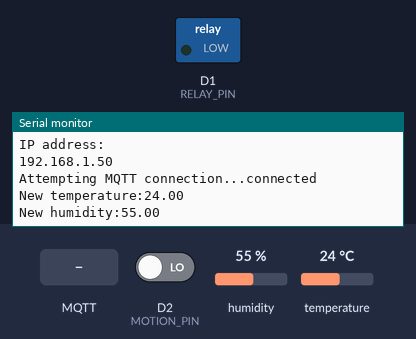
A sketch run on a simulated ESP8266 (NodeMCU). Shown: switched loads named in the sketch (green lamp = pin HIGH), the last lines printed to the serial monitor. The test bench sets the inputs (shaded band); at power-on: D2 (MOTION_PIN) LOW, humidity 55 %, temperature 24 °C. WiFi joins after 1.5 s; servers stay silent unless stated; no MQTT or app messages arrive unless stated.

Above: at 2.7 s.
2.8 s: D2 (MOTION_PIN) driven HIGH
At 4.6 s:
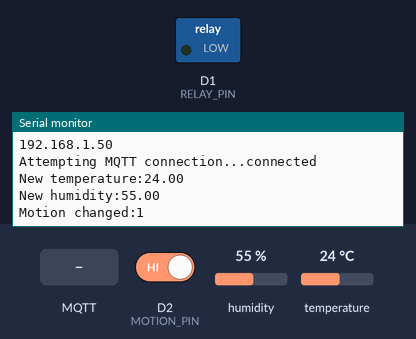
5.5 s: MQTT message "1" arrives on the first subscribed topic
At 6.7 s:
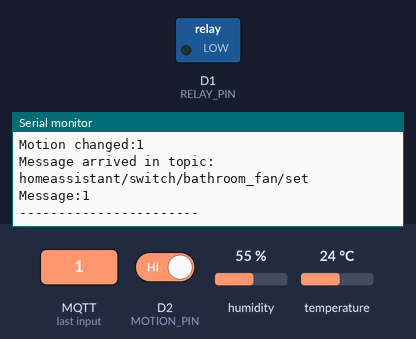
7.0 s: MQTT message "on" arrives on the first subscribed topic
At 8.0 s:
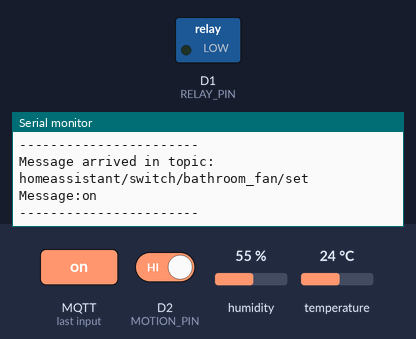
8.5 s: MQTT message "off" arrives on the first subscribed topic
At 9.2 s:
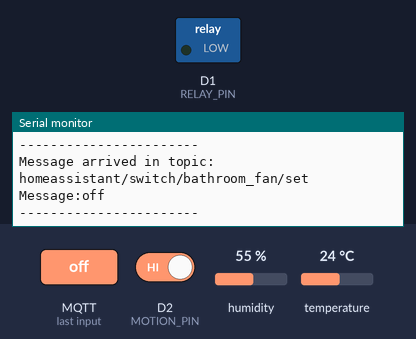

The sketch:

hass.bathroomfan.ino
```cpp
// Get ESP8266 going with Arduino IDE
// - https://github.com/esp8266/Arduino#installing-with-boards-manager
// Required libraries (sketch -> include library -> manage libraries)
// - PubSubClient by Nick ‘O Leary
// - DHT sensor library by Adafruit

#include <stdio.h>
#include <ESP8266WiFi.h>
#include <PubSubClient.h>
#include <DHT.h>

#define wifi_ssid "<WIFI_SSID>"
#define wifi_password "<WIFI_PASSWORD>"

#define mqtt_server "<MQTT_SERVER>"
#define mqtt_user "<MQTT_USERNAME>"
#define mqtt_password "<MQTT_PASSWORD>"
#define mqtt_clientid "<MQTT_CLIENTID>"

#define topic_state "homeassistant/sensor/bathroom/state"
#define topic_set "homeassistant/switch/bathroom_fan/set"
#define topic_temp_config "homeassistant/sensor/bathroomT/config"
#define topic_hum_config "homeassistant/sensor/bathroomH/config"
#define temp_config "{\"name\":\"Temperature\",\"state_topic\":\"homeassistant/sensor/bathroom/state\",\"unit_of_measurement\":\"°C\",\"value_template\":\"{{value_json.temperature}}\"}"
#define hum_config "{\"name\":\"Humidity\",\"state_topic\":\"homeassistant/sensor/bathroom/state\",\"unit_of_measurement\":\"%\",\"value_template\":\"{{value_json.humidity}}\"}"

#define DHT_TYPE DHT22
#define DHT_PIN D3
#define DHT_DEBUG

#define RELAY_PIN D1

#define MOTION_PIN D2

WiFiClient espClient;
PubSubClient client(espClient);
DHT dht(DHT_PIN, DHT_TYPE, 11); // 11 works fine for ESP8266

long lastMsg = 0;
float temp = 0.0;
float temp_diff = 0.1;
float hum = 0.0;
float hum_diff = 1.0;
int motion = 0;
bool reconnecting = false;

void setup()
{
  Serial.begin(115200);
  pinMode(RELAY_PIN, INPUT);
  setup_relay();
  setup_wifi();
  client.setServer(mqtt_server, 1883);
  client.setCallback(mqtt_callback);
  dht.begin();// initialize temperature sensor
}

void loop()
{
  if (!client.connected()) {
    if (reconnecting == true) {
      return;
    }

    reconnecting = true;
    reconnect();
  }
  client.loop();

  long now = millis();
  if (now - lastMsg > 2000)
  {
    lastMsg = now;

    float newTemp = dht.readTemperature();
    float newHum = dht.readHumidity();
    int newMotion = digitalRead(MOTION_PIN);
    bool changed = false;

    if (checkBound(newTemp, temp, temp_diff))
    {
      temp = newTemp;
      changed = true;
      Serial.print("New temperature:");
      Serial.println(String(temp).c_str());
    }

    if (checkBound(newHum, hum, hum_diff))
    {
      hum = newHum;
      changed = true;
      Serial.print("New humidity:");
      Serial.println(String(hum).c_str());
    }

    if (motion != newMotion) {
      motion = newMotion;
      changed = true;
      Serial.print("Motion changed:");
      Serial.println(String(motion).c_str());
    }

    if (changed == true)
    {
      String m;
      if (motion == 1) {
        m = "ON";
      } else {
        m = "OFF";
      }

      String payload = "{ \"temperature\": " + String(temp) + ",\"humidity\": " + String(hum) + ",\"motion\": \"" + m + "\"}";
      client.publish(topic_state, payload.c_str());
    }
  }
}

void setup_wifi()
{
  delay(10);
  // We start by connecting to a WiFi network
  Serial.println();
  Serial.print("Connecting to ");
  Serial.println(wifi_ssid);

  WiFi.begin(wifi_ssid, wifi_password);

  while (WiFi.status() != WL_CONNECTED)
  {
    delay(500);
    Serial.print(".");
  }

  Serial.println("");
  Serial.println("WiFi connected");
  Serial.println("IP address: ");
  Serial.println(WiFi.localIP());
}

void mqtt_callback(char* topic, byte* payload, unsigned int length)
{
  Serial.print("Message arrived in topic: ");
  Serial.println(topic);

  Serial.print("Message:");
  for (int i = 0; i < length; i++)
  {
    Serial.print((char)payload[i]);
  }

  Serial.println();
  Serial.println("-----------------------");

  if (string_equals(payload, length, "ON"))
  {
    digitalWrite(RELAY_PIN, HIGH);
  }
  else if (string_equals(payload, length, "OFF"))
  {
    digitalWrite(RELAY_PIN, LOW);
  }
}

bool string_equals(byte* data, unsigned int length, const char* str)
{
  if (strlen(str) != length)
  {
    return false;
  }

  for (int i = 0; i < length; i++)
  {
    if (data[i] != str[i])
    {
      return false;
    }
  }

  return true;
}

void setup_relay()
{
  pinMode(RELAY_PIN, OUTPUT);
}

void reconnect()
{
  // Loop until we're reconnected
  while (!client.connected())
  {
    Serial.print("Attempting MQTT connection...");
    // Attempt to connect
    // If you do not want to use a username and password, change next line to
    // if (client.connect("ESP8266Client")) {
    if (client.connect(mqtt_clientid, mqtt_user, mqtt_password))
    {
      Serial.println("connected");
      reconnecting = false;
      autoconfigure_hass();
      client.subscribe(topic_set);
    }
    else
    {
      Serial.print("failed, rc=");
      Serial.print(client.state());
      Serial.println(" try again in 5 seconds");
      // Wait 5 seconds before retrying
      delay(5000);
    }
  }
}

void autoconfigure_hass()
{
  client.publish(topic_temp_config, temp_config, true);
  client.publish(topic_hum_config, hum_config, true);
}

bool checkBound(float newValue, float prevValue, float maxDiff)
{
  return !isnan(newValue) &&
         (newValue < prevValue - maxDiff || newValue > prevValue + maxDiff);
}
```

Measured:
- after the input at 2.8 s, the serial monitor: prints a new line after 1.2 s (image 1)
- after the input at 5.5 s, the serial monitor: prints a new line at once (image 2)
- after the input at 7.0 s, the serial monitor: prints a new line at once (image 3)
- after the input at 8.5 s, the serial monitor: prints a new line at once (image 4)
